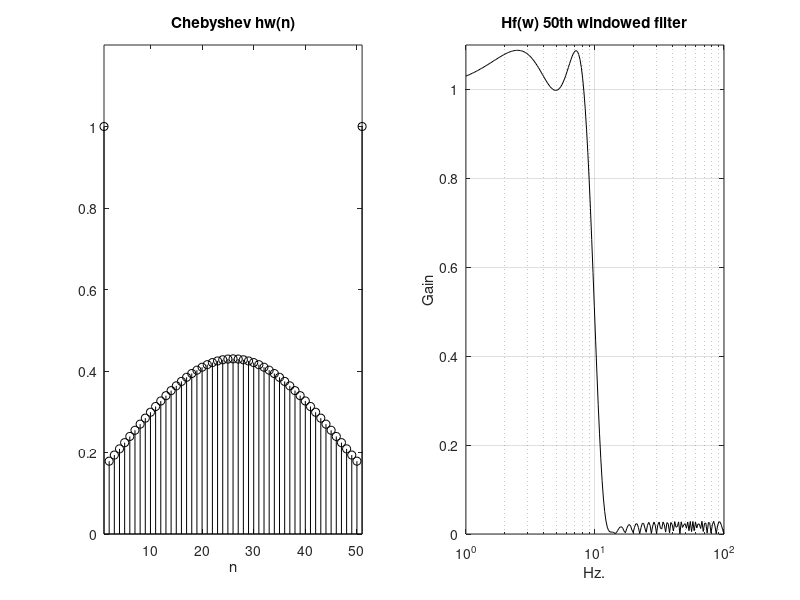

Write the MATLAB code that produced this figure.
% hw(n) of Chebyshev window, and frequency response Hf(w) of windowed filter
fs=130; %sampling frequency in Hz.
fc=10/(fs/2); %cut-off at 10 Hz.
N=50; %even order
R=20; %ripple (dB)
hw=chebwin(N+1,R); %Chebyshev window
numd=fir1(N,fc,hw); %transfer function numerator
dend=[1]; %transfer function denominator

subplot(1,2,1)
stem(hw,'k'); %plots hw(n)
axis([1 51 0 1.2]); 
title('Chebyshev hw(n)'); xlabel('n');

subplot(1,2,2) 
f=logspace(0,2,200); %logaritmic set of frequency values in Hz.
G=freqz(numd,dend,f,fs); %computes frequency response
semilogx(f,abs(G),'k'); %plots gain
axis([1 100 0 1.1]); grid;
ylabel('Gain'); xlabel('Hz.'); title('Hf(w) 50th windowed filter')
